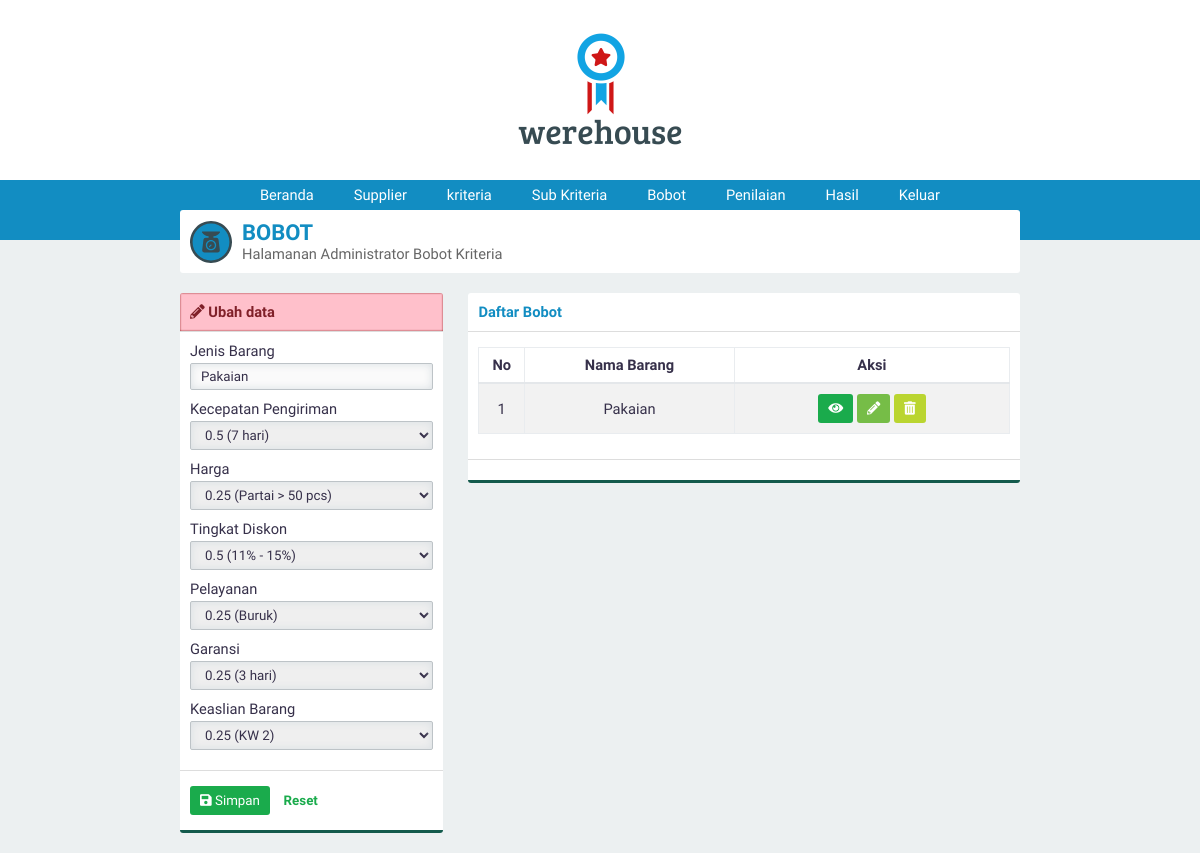
The page /?page=bobot&aksi=ubah&id=1 (signed in) on the database its author committed.
### tables this page shows
CREATE TABLE `jenis_barang` (
  `id_jenisbarang` int(3) NOT NULL,
  `namaBarang` varchar(30) NOT NULL
);

CREATE TABLE `bobot_kriteria` (
  `id_bobotkriteria` int(3) NOT NULL,
  `id_jenisbarang` int(3) NOT NULL,
  `id_kriteria` int(3) NOT NULL,
  `bobot` float NOT NULL
);

CREATE TABLE `kriteria` (
  `id_kriteria` int(3) NOT NULL,
  `namaKriteria` varchar(30) NOT NULL,
  `sifat` enum('Benefit','Cost') NOT NULL
);

### page/ubahbobot2.php (the view, shortened to what this page needs)
<?php
$id=htmlspecialchars(@$_GET['id']);
$querylihat="SELECT id_jenisbarang,bobot,id_bobotkriteria,id_kriteria,kriteria.namaKriteria AS namaKriteria FROM bobot_kriteria INNER JOIN kriteria USING(id_kriteria) WHERE id_jenisbarang='$id'";
?>
<div class="panel-top panel-top-edit">
    <b><i class="fa fa-pencil-alt"></i> Ubah data</b>
</div>
<form id="form" action="./proses/prosesubah.php" method="POST">
    <div class="panel-middle">
        <div class="group-input">
            <div class="group-input">
                <?php
                $query="SELECT namaBarang FROM jenis_barang WHERE id_jenisbarang='$id'";
                $execute=$konek->query($query);
                $data=$execute->fetch_array(MYSQLI_ASSOC);
                ?>
                <div class="group-input">
                    <label for="jenisbarang">Jenis Barang</label>
                    <input class="form-custom" value="<?php echo $data['namaBarang'];?>" disabled type="text" autocomplete="off" required name="barang" id="barang">
                </div>
            </div>
        </div>
        <?php
        $execute2=$konek->query($querylihat);
        while($data=$execute2->fetch_array(MYSQLI_ASSOC)){
            echo "<div class=\"group-input\">
                    <label for=\"$data[namaKriteria]\">$data[namaKriteria]</label>
                    <input type='hidden' value=\"$data[id_bobotkriteria]\" name=\"id[]\">
                    <select class=\"form-custom\" required name=\"bobot[]\" id=\"$data[namaKriteria]\">
                    <option selected disabled>--Pilih Bobot $data[namaKriteria]--</option>";
                $query3="SELECT id_nilaikriteria,keterangan,nilai FROM nilai_kriteria WHERE id_kriteria='$data[id_kriteria]'";
                $execute3=$konek->query($query3);
                    if ($execute3->num_rows > 0){
                        while ($data3=$execute3->fetch_array(MYSQLI_ASSOC)){
                                if ($data3['nilai']==$data['bobot']) {
                                    $selected="selected";
                                }else{
                                    $selected=null;
                                }
                                echo "<option $selected value=\"$data3[nilai]\">$data3[nilai] ($data3[keterangan])</option>";
                        }
                    }
            echo "</select>
            </div>
                ";
        }
        ?>
    </div>
    <div class="panel-bottom">
        <button type="submit" id="buttonsimpan" class="btn btn-green"><i class="fa fa-save"></i> Simpan</button>
        <button type="reset" id="buttonreset" class="btn btn-second">Reset</button>
    </div>
</form>

### asset/css/style.css (style rules this page uses)
* { padding: 0; margin: 0; font-family: 'Work Sans', sans-serif; color: #36304A; font-weight: 500; letter-spacing: normal; }
b, h1, h2, h3, h4, h5 { padding: 0; font-weight: 600 !important; margin: 0.83em 0em; }
input, select { border: none; width: 100%; }
.form-custom { padding: 5px 10px; border: solid 1px #BDC3C7; -webkit-border-radius: 2px; -moz-border-radius: 2px; border-radius: 2px; box-sizing: border-box; box-shadow: inset 0 0 8px #d9dfe3; margin: 3px 0 10px 0; }
.btn { border: none; -webkit-padding: 7px 10px; -o-padding: 7px 10px; -moz-padding: 7px 10px; padding: 7px 10px; border-radius: 3px; margin: 5px 0px; display: inline-block; cursor: pointer; font-size: 10pt !important; }
.btn i { color: white !important; }
.btn-green { background-color: #1aab4c; color: white !important; }
.btn-second { background-color: transparent; color: #1aab4c; font-weight: 600; }
.panel-top-edit { background-color: #ffc0cb; box-shadow: inset 0px 0px 2px #800000; color: #802029; }
.panel-top-edit b, .panel-top-edit i { color: #802029; }
.panel-top { padding: 10px; box-sizing: padding-box; border-bottom: solid 1px #dddddd; }
.panel-middle { padding: 10px; box-sizing: padding-box; }
.panel-bottom { padding: 10px; border-bottom: solid 3px #135a4c; border-top: solid 1px #dddddd; }
body { background-color: #ECF0F1; display: flex; width: 100vw; height: 100vh; align-items: center; flex-direction: column; overflow-x: hidden; font-size: 11pt; }

### rows shown on the page
jenis_barang: barang "Pakaian"
bobot_kriteria: id_kriteria.namaKriteria "Kecepatan Pengiriman"
bobot_kriteria: id_kriteria.namaKriteria "Harga"
bobot_kriteria: id_kriteria.namaKriteria "Tingkat Diskon"
bobot_kriteria: id_kriteria.namaKriteria "Pelayanan"
bobot_kriteria: id_kriteria.namaKriteria "Garansi"
bobot_kriteria: id_kriteria.namaKriteria "Keaslian Barang"

### other values the page prints
$data[namaBarang] "Pakaian"
form field value "0.5 (7 hari)"
form field value "0.25 (Partai > 50 pcs)"
form field value "0.5 (11% - 15%)"
form field value "0.25 (Buruk)"
form field value "0.25 (3 hari)"
form field value "0.25 (KW 2)"
